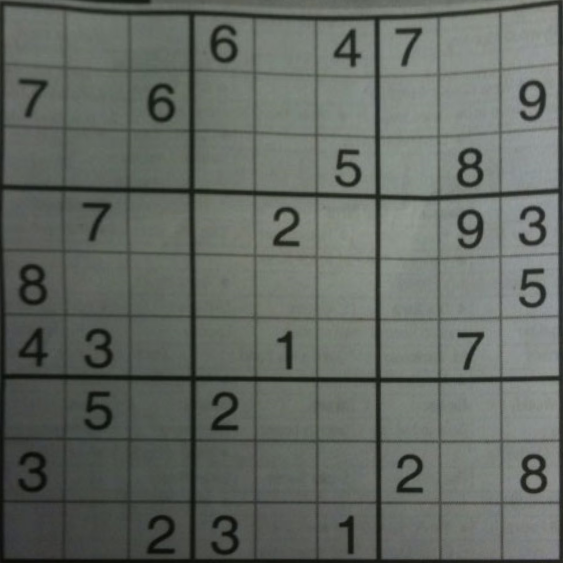
#> input picture sudoku.png, 563 x 563 px
$ python get_sudoku_cells.py
#> lines starting #> are read from the running program, lines starting #| are printed output that depends on the picture; after the words box and inside, x2 and y2 are one past the last pixel; in counts of white or black regions, pixels touching at a corner belong together
import cv2
from imutils import contours
import numpy as np

# Load image, grayscale, and adaptive threshold
image = cv2.imread('sudoku.png')
#> image is the input picture: shape (563, 563, 3); mean B, G, R 98.3, 104.3, 99.1
gray = cv2.cvtColor(image, cv2.COLOR_BGR2GRAY)
thresh = cv2.adaptiveThreshold(gray,255,cv2.ADAPTIVE_THRESH_GAUSSIAN_C, cv2.THRESH_BINARY_INV,57,5)
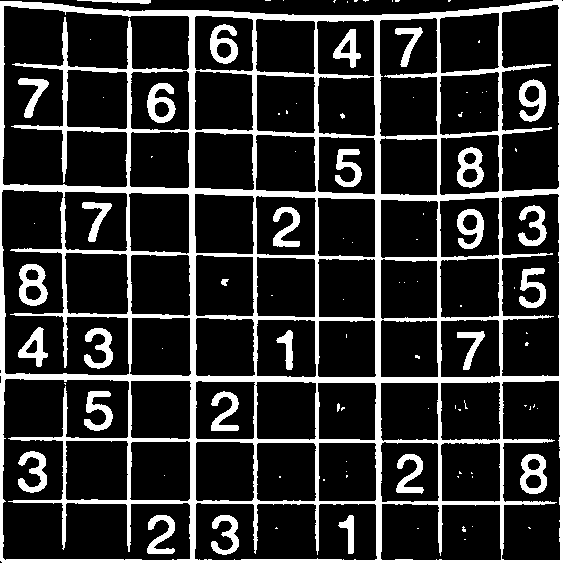
#> thresh: shape (563, 563); 19% white; 98 white regions (68 under 20 px)

# Filter out all numbers and noise to isolate only boxes
cnts = cv2.findContours(thresh, cv2.RETR_TREE, cv2.CHAIN_APPROX_SIMPLE)
#> cnts = 168 contours, 69 with area under 20; largest, box (x1, y1, x2, y2) and area: (0, 0, 563, 563) 310430, (2, 378, 191, 561) 21182, (2, 5, 190, 188) 20192, (1, 189, 130, 376) 14372, (500, 193, 560, 377) 10182
cnts = cnts[0] if len(cnts) == 2 else cnts[1]
for c in cnts:
    area = cv2.contourArea(c)
    if area < 1000:
        cv2.drawContours(thresh, [c], -1, (0,0,0), -1)
#> this loop made 168 passes
#> area on passes 2, 3, 8: 310430, 6549.5, 9950.5
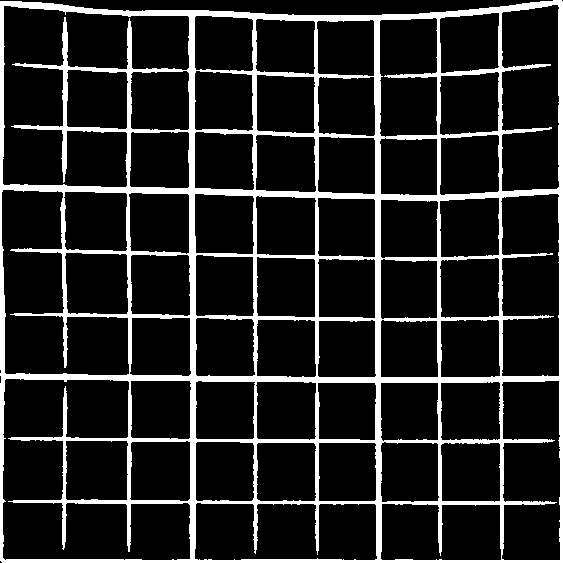
#> thresh: shape (563, 563); 14.5% white; 1 white region, box (x1, y1, x2, y2) and area: (0, 0, 563, 563) 45810

# Fix horizontal and vertical lines
vertical_kernel = cv2.getStructuringElement(cv2.MORPH_RECT, (1,5))
#> vertical_kernel = [1, 1, 1, 1, 1]
thresh = cv2.morphologyEx(thresh, cv2.MORPH_CLOSE, vertical_kernel, iterations=9)
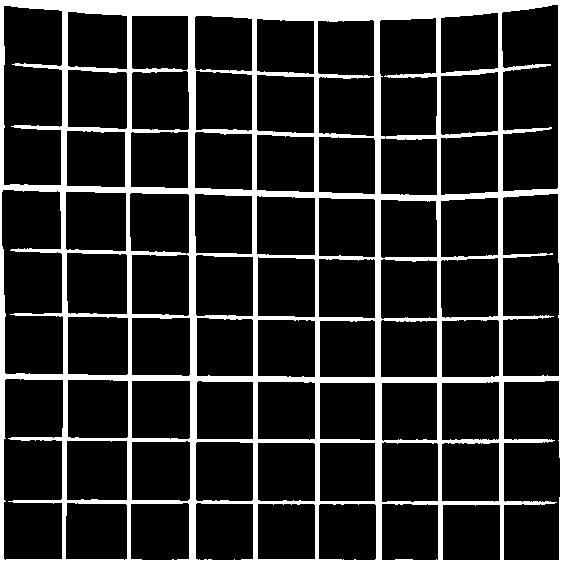
#> thresh: shape (563, 563); 17.4% white; 1 white region, box (x1, y1, x2, y2) and area: (0, 0, 563, 563) 55078
horizontal_kernel = cv2.getStructuringElement(cv2.MORPH_RECT, (5,1))
#> horizontal_kernel = [[1, 1, 1, 1, 1]]
thresh = cv2.morphologyEx(thresh, cv2.MORPH_CLOSE, horizontal_kernel, iterations=4)
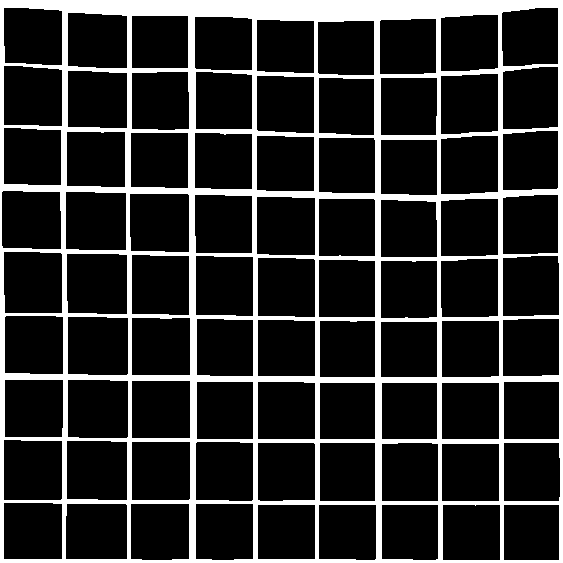
#> thresh: shape (563, 563); 18.1% white; 1 white region, box (x1, y1, x2, y2) and area: (0, 0, 563, 563) 57252

# Sort by top to bottom and each row by left to right
invert = 255 - thresh
#> invert: shape (563, 563); 81.9% white; 1 black region
cnts = cv2.findContours(invert, cv2.RETR_TREE, cv2.CHAIN_APPROX_SIMPLE)
#> cnts = 81 contours; largest, box (x1, y1, x2, y2) and area: (67, 254, 127, 314) 3432, (4, 252, 62, 313) 3380, (67, 441, 127, 500) 3376, (68, 380, 128, 438) 3334, (68, 317, 128, 375) 3322
cnts = cnts[0] if len(cnts) == 2 else cnts[1]
(cnts, _) = contours.sort_contours(cnts, method="top-to-bottom")

sudoku_rows = []
row = []
for (i, c) in enumerate(cnts, 1):
    area = cv2.contourArea(c)
    if area < 50000:
        row.append(c)
        if i % 9 == 0:
            (cnts, _) = contours.sort_contours(row, method="left-to-right")
            sudoku_rows.append(cnts)
            row = []
#> this loop made 81 passes
#> (c, area) on passes 5, 54, 57, 58, 60: ([[132, 16], [132, 67], [187, 67], [187, 16]], 2805), ([[381, 322], [381, 376], [436, 376], [436, 322]], 2970), ([[132, 381], [132, 437], [189, 437], [189, 381]], 3192), ([[504, 382], [504, 438], [558, 438], [558, 382]], 3024), ([[197, 382], [197, 438], [252, 438], [252, 382]], 3080)
#> area on passes 1, 2, 3, 4, 6, 7: 2977, 3064, 3024.5, 2978, 2874, 2927.5
#> after the loop, sudoku_rows = 9 items

# Iterate through each box
for row in sudoku_rows:
    for c in row:
        mask = np.zeros(image.shape, dtype=np.uint8)
        cv2.drawContours(mask, [c], -1, (255,255,255), -1)
        result = cv2.bitwise_and(image, mask)
        result[mask==0] = 255
        cv2.imshow('result', result)
        cv2.waitKey(175)
#> this loop made 9 passes
#> pass 1, `cv2.imshow('result', result)`:
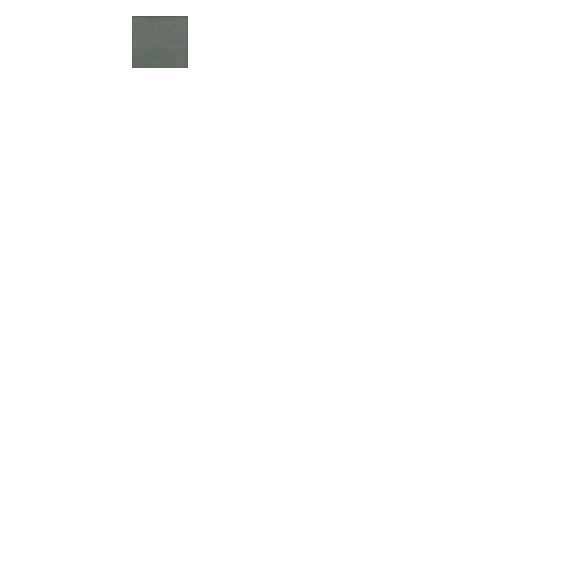
#> window 'result': shape (563, 563, 3); mean B, G, R 253.6, 253.7, 253.6
#> pass 1, `cv2.imshow('result', result)`:
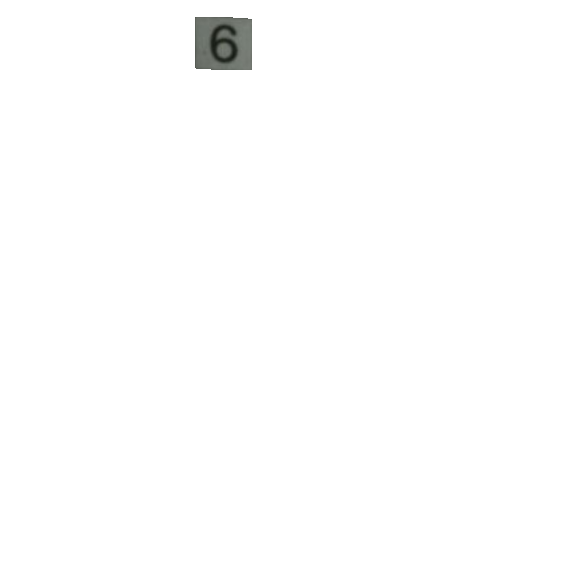
#> window 'result': shape (563, 563, 3); mean B, G, R 253.5, 253.6, 253.5
#> after the loop:
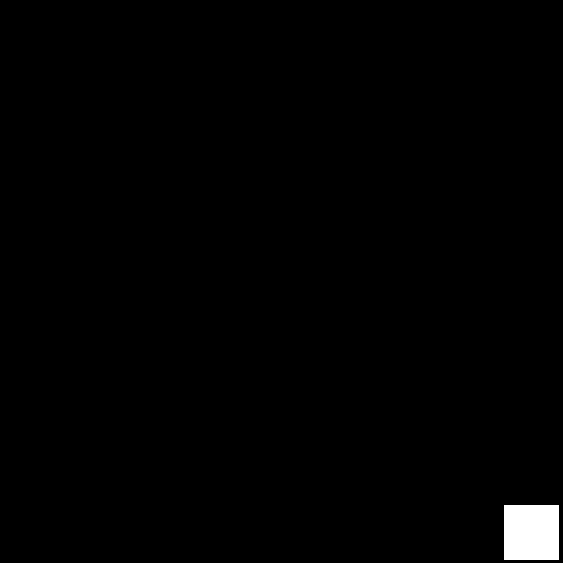
#> mask: shape (563, 563, 3); 0.95% white; 1 white region, box (x1, y1, x2, y2) and area: (504, 505, 559, 560) 3025

cv2.imshow('thresh', thresh)
cv2.imshow('invert', invert)
cv2.waitKey()
